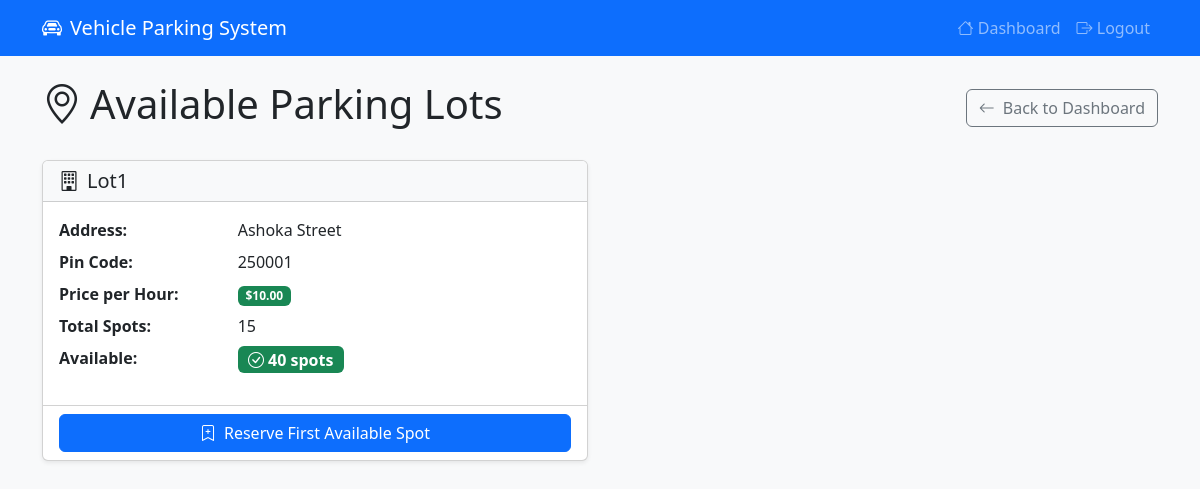
Page /user/lots (signed in) on the committed database.
### models/models.py (models this page shows, shortened)
class ParkingLot(Base):
    __tablename__ = "parking_lots"
    id = Column(Integer, primary_key=True)
    name = Column(String, nullable=False)
    address_line_1 = Column(String, nullable=False)
    address_line_2 = Column(String)
    address_line_3 = Column(String)
    pin_code = Column(String(10), nullable=False)
    price_per_hour = Column(Numeric(10, 2), nullable=False)
    number_of_spots = Column(Integer, nullable=False)
    spots = relationship(
        "ParkingSpot", back_populates="parking_lot", cascade="all, delete-orphan"
    )

### app.py (the view)
@app.route("/user/lots")
@login_required
@role_required("user")
def user_view_lots():
    with SessionLocal() as db:
        lots = db.query(ParkingLot).all()
        lots_with_availability = []
        for lot in lots:
            available_spots = (
                db.query(ParkingSpot)
                .filter_by(parking_lot_id=lot.id, status=SpotStatus.AVAILABLE)
                .count()
            )
            lots_with_availability.append({
                'lot': lot,
                'available_spots': available_spots
            })
        return render_template("user/lots.html", lots_data=lots_with_availability)

### app.py (called while the page is built)
def login_required(view):
    @wraps(view)
    def wrapped(*a, **kw):
        if "user_id" not in session:
            flash("Please log in first.")
            return redirect(url_for("login"))
        return view(*a, **kw)
    return wrapped

def role_required(role):
    def deco(view):
        @wraps(view)
        def wrapped(*a, **kw):
            if session.get("role") != role:
                flash("Access denied.")
                return redirect(url_for("login"))
            return view(*a, **kw)
        return wrapped
    return deco

### templates/user/lots.html (shortened to what this page needs)
<!DOCTYPE html>
<html lang="en">
<head>
    <link href="https://cdn.jsdelivr.net/npm/bootstrap@5.3.0/dist/css/bootstrap.min.css" rel="stylesheet">
    <link href="https://cdn.jsdelivr.net/npm/bootstrap-icons@1.10.0/font/bootstrap-icons.css" rel="stylesheet">
</head>
<body class="bg-light">
    <nav class="navbar navbar-expand-lg navbar-dark bg-primary">
        <div class="container">
            <a class="navbar-brand" href="{{ url_for('user_dashboard') }}">
                <i class="bi bi-car-front me-2"></i>Vehicle Parking System
            </a>
            <div class="navbar-nav ms-auto">
                <a class="nav-link" href="{{ url_for('user_dashboard') }}">
                    <i class="bi bi-house"></i> Dashboard
                </a>
                <a class="nav-link" href="{{ url_for('logout') }}">
                    <i class="bi bi-box-arrow-right"></i> Logout
                </a>
            </div>
        </div>
    </nav>
    <div class="container mt-4">
        <div class="row">
            <div class="col-12">
                <div class="d-flex justify-content-between align-items-center mb-4">
                    <h1>
                        <i class="bi bi-geo-alt me-2"></i>Available Parking Lots
                    </h1>
                    <a href="{{ url_for('user_dashboard') }}" class="btn btn-outline-secondary">
                        <i class="bi bi-arrow-left me-2"></i>Back to Dashboard
                    </a>
                </div>
            </div>
        </div>
        <div class="row">
            {% for data in lots_data %}
            <div class="col-lg-6 mb-4">
                <div class="card shadow-sm h-100">
                    <div class="card-header bg-light">
                        <h5 class="card-title mb-0">
                            <i class="bi bi-building me-2"></i>{{ data.lot.name }}
                        </h5>
                    </div>
                    <div class="card-body">
                        <div class="row mb-2">
                            <div class="col-sm-4"><strong>Address:</strong></div>
                            <div class="col-sm-8">
                                {{ data.lot.address_line_1 }}
                            </div>
                        </div>
                        <div class="row mb-2">
                            <div class="col-sm-4"><strong>Pin Code:</strong></div>
                            <div class="col-sm-8">{{ data.lot.pin_code }}</div>
                        </div>
                        <div class="row mb-2">
                            <div class="col-sm-4"><strong>Price per Hour:</strong></div>
                            <div class="col-sm-8">
                                <span class="badge bg-success">${{ data.lot.price_per_hour }}</span>
                            </div>
                        </div>
                        <div class="row mb-2">
                            <div class="col-sm-4"><strong>Total Spots:</strong></div>
                            <div class="col-sm-8">{{ data.lot.number_of_spots }}</div>
                        </div>
                        <div class="row mb-3">
                            <div class="col-sm-4"><strong>Available:</strong></div>
                            <div class="col-sm-8">
                                {% if data.available_spots > 0 %}
                                    <span class="badge bg-success fs-6">
                                        <i class="bi bi-check-circle me-1"></i>{{ data.available_spots }} spots
                                    </span>
                                {% else %}
                                    <span class="badge bg-danger fs-6">
                                        <i class="bi bi-x-circle me-1"></i>Full
                                    </span>
                                {% endif %}
                            </div>
                        </div>
                    </div>
                    <div class="card-footer bg-transparent">
                        {% if data.available_spots > 0 %}
                            <form method="POST" action="{{ url_for('reserve_spot', lot_id=data.lot.id) }}">
                                <button type="submit" class="btn btn-primary w-100">
                                    <i class="bi bi-bookmark-plus me-2"></i>Reserve First Available Spot
                                </button>
                            </form>
                        {% else %}
                            <button class="btn btn-secondary w-100" disabled>
                                <i class="bi bi-x-circle me-2"></i>No Available Spots
                            </button>
                        {% endif %}
                    </div>
                </div>
            </div>
            {% endfor %}
        </div>
    </div>
</body>
</html>

### rows in the picture
ParkingLot: lot.name "Lot1", lot.address_line_1 "Ashoka Street", lot.pin_code "250001", lot.price_per_hour "10.00", lot.number_of_spots "15"

### other values in the picture
{{ data.available_spots }} "40"
